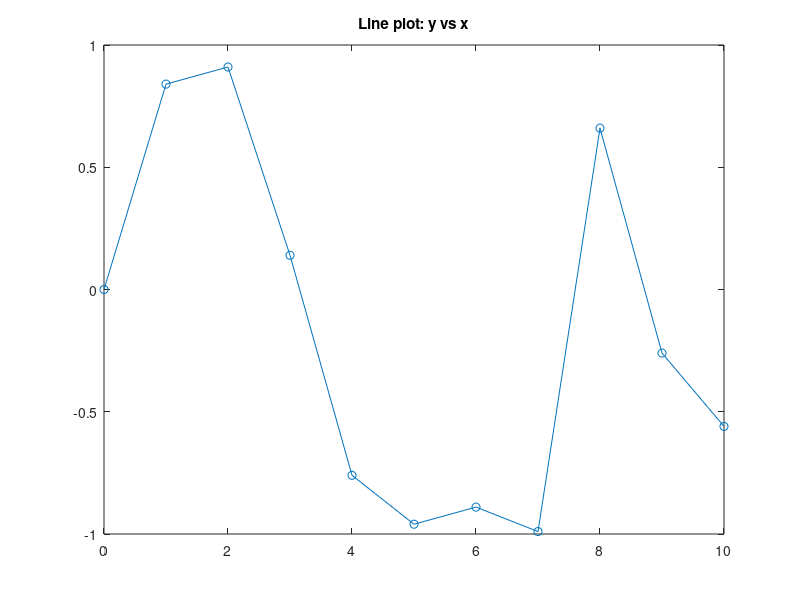

Reproduce this figure in MATLAB. (Note: this script raises an error after producing the figure.)
x = [0,1,2,3,4,5,6,7,8,9,10];
y = [0,0.84,0.91,0.14,-0.76,-0.96,-0.89,-0.99,0.66,-0.26,-0.56];
figure;
plot(x,y,'-o');
title('Line plot: y vs x');
xlable('x');
ylable('y');
